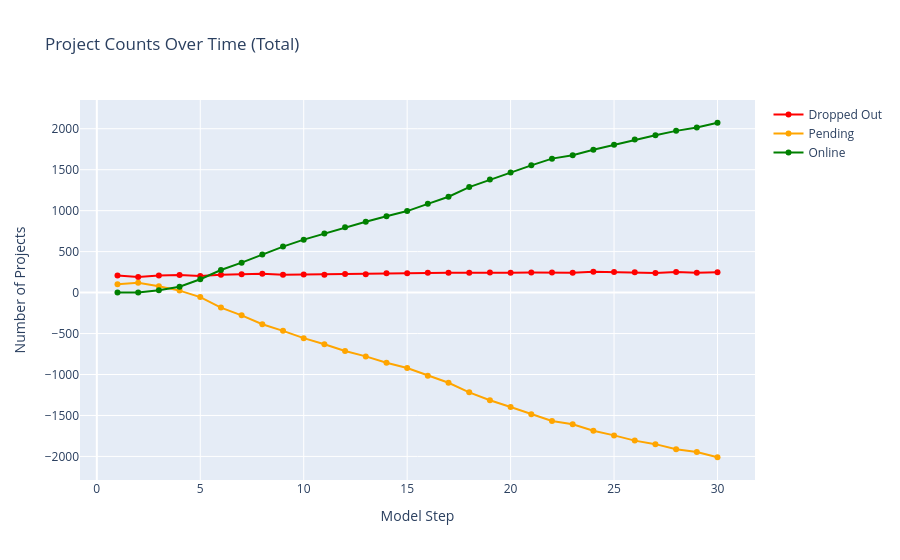
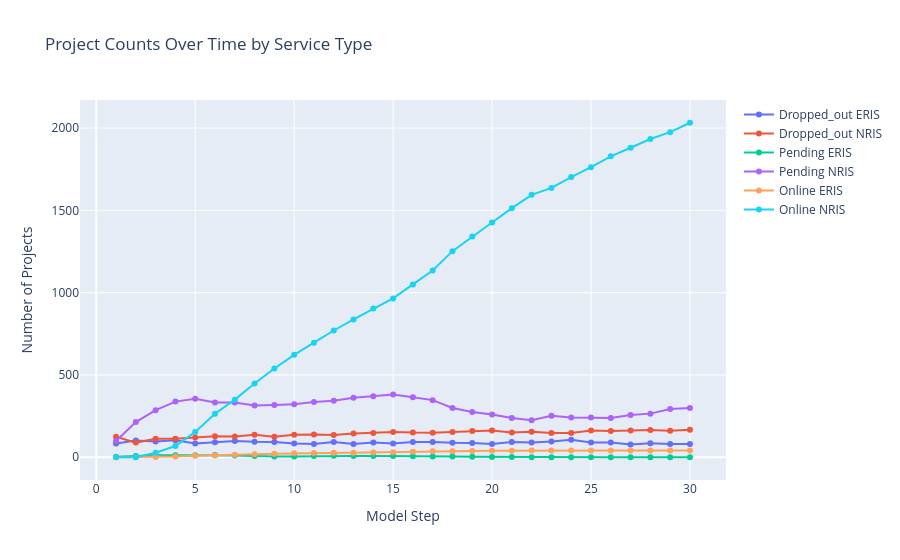
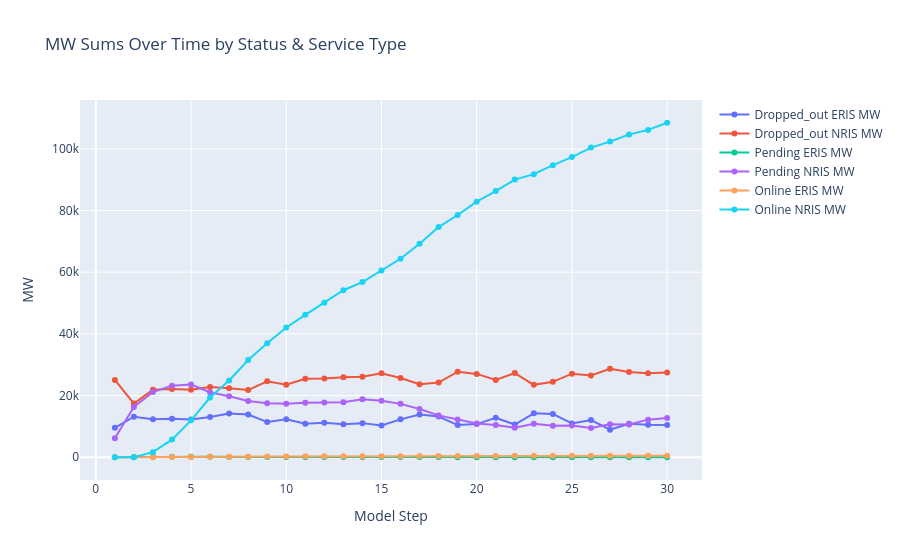
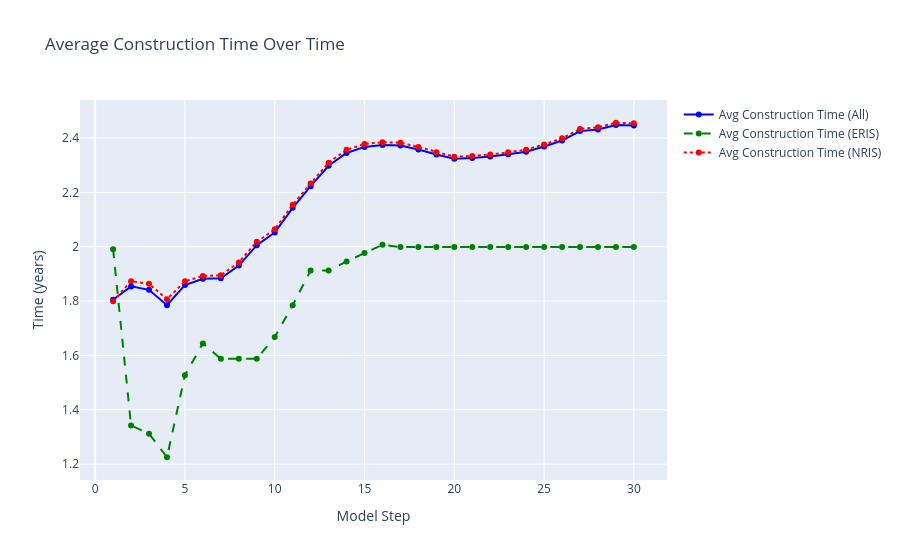

The code cell stored with these charts, in order, in its notebook:
### Markdown cell above
# System Plots

### Code cell
import pandas as pd
import plotly.graph_objects as go

# Load your CSV with model-level summaries
df = pd.read_csv("model_round_summary.csv")
loads = [
    832781, 874976, 923354, 978959, 1031851, 1099623, 1175225, 1248118,
    1279778, 1305481, 1328045, 1352954, 1366152, 1382541, 1397072, 1416841,
    1426536, 1440664, 1454597, 1473297, 1482068
]

# Growth percentages
growth = [
    4.8, 2.9, 5.1, 5.5, 6.0, 5.4, 6.6, 6.9, 6.2, 2.5,
    2.0, 1.7, 1.9, 1.0, 1.2, 1.1, 1.4, 0.7, 1.0, 1.0, 1.3
]

# Years starting from 2026
years = list(range(2026, 2026 + len(loads)))

# Make DataFrame
df_load = pd.DataFrame({
    "RTO": ["PJM RTO"] * len(loads),
    "Year": years,
    "Load": loads,
    "Growth (%)": growth
})

print(df_load)


# -------------------------------
# 1. Counts: dropped_out, pending, online (total)
fig_counts_total = go.Figure()
fig_counts_total.add_trace(go.Scatter(
    x=df['model_step'],
    y=df['dropped_out_count'],
    mode='lines+markers',
    name='Dropped Out',
    line=dict(color='red')
))
fig_counts_total.add_trace(go.Scatter(
    x=df['model_step'],
    y=df['pending_count'],
    mode='lines+markers',
    name='Pending',
    line=dict(color='orange')
))
fig_counts_total.add_trace(go.Scatter(
    x=df['model_step'],
    y=df['online_count'],
    mode='lines+markers',
    name='Online',
    line=dict(color='green')
))
fig_counts_total.update_layout(
    title="Project Counts Over Time (Total)",
    xaxis_title="Model Step",
    yaxis_title="Number of Projects"
)
fig_counts_total.show()

# -------------------------------
# 2. Counts by service type
status_types = ['dropped_out', 'pending', 'online']
service_types = ['eris', 'nris']

fig_counts_service = go.Figure()
for status in status_types:
    for service in service_types:
        col_name = f"{status}_{service}_count"
        fig_counts_service.add_trace(go.Scatter(
            x=df['model_step'],
            y=df[col_name],
            mode='lines+markers',
            name=f"{status.capitalize()} {service.upper()}",
        ))
fig_counts_service.update_layout(
    title="Project Counts Over Time by Service Type",
    xaxis_title="Model Step",
    yaxis_title="Number of Projects"
)
fig_counts_service.show()

# -------------------------------
# 3. MW by status & service type
fig_mw_service = go.Figure()
for status in status_types:
    for service in service_types:
        col_name = f"{status}_{service}_mw"
        fig_mw_service.add_trace(go.Scatter(
            x=df['model_step'],
            y=df[col_name],
            mode='lines+markers',
            name=f"{status.capitalize()} {service.upper()} MW",
        ))
fig_mw_service.update_layout(
    title="MW Sums Over Time by Status & Service Type",
    xaxis_title="Model Step",
    yaxis_title="MW"
)
fig_mw_service.show()

# -------------------------------

# -------------------------------
# 5. Construction Times
fig_construction = go.Figure()
fig_construction.add_trace(go.Scatter(
    x=df['model_step'],
    y=df['avg_construction_time'],
    mode='lines+markers',
    name='Avg Construction Time (All)',
    line=dict(color='blue')
))
fig_construction.add_trace(go.Scatter(
    x=df['model_step'],
    y=df['avg_construction_time_eris'],
    mode='lines+markers',
    name='Avg Construction Time (ERIS)',
    line=dict(color='green', dash='dash')
))
fig_construction.add_trace(go.Scatter(
    x=df['model_step'],
    y=df['avg_construction_time_nris'],
    mode='lines+markers',
    name='Avg Construction Time (NRIS)',
    line=dict(color='red', dash='dot')
))
fig_construction.update_layout(
    title="Average Construction Time Over Time",
    xaxis_title="Model Step",
    yaxis_title="Time (years)"
)
fig_construction.show()

# -------------------------------
# 6. Study Times
fig_study = go.Figure()
fig_study.add_trace(go.Scatter(
    x=df['model_step'],
    y=df['study_time_all'],
    mode='lines+markers',
    name='Avg Study Time (All)',
    line=dict(color='cyan')
))
fig_study.add_trace(go.Scatter(
    x=df['model_step'],
    y=df['study_time_eris'],
    mode='lines+markers',
    name='Avg Study Time (ERIS)',
    line=dict(color='lime', dash='dash')
))
fig_study.add_trace(go.Scatter(
    x=df['model_step'],
    y=df['study_time_nris'],
    mode='lines+markers',
    name='Avg Study Time (NRIS)',
    line=dict(color='magenta', dash='dot')
))
fig_study.update_layout(
    title="Average Study Time Over Time",
    xaxis_title="Model Step",
    yaxis_title="Time (years)"
)
fig_study.show()

# 7. Assigned Costs
fig_assigned_cost = go.Figure()
fig_assigned_cost.add_trace(go.Scatter(
    x=df['model_step'],
    y=df['nu_all_avg'],
    mode='lines+markers',
    name='Avg Assigned Cost (All)',
    line=dict(color='blue')
))
fig_assigned_cost.add_trace(go.Scatter(
    x=df['model_step'],
    y=df['nu_eris_avg'],
    mode='lines+markers',
    name='Avg Assigned Cost (ERIS)',
    line=dict(color='green', dash='dash')
))
fig_assigned_cost.add_trace(go.Scatter(
    x=df['model_step'],
    y=df['nu_nris_avg'],
    mode='lines+markers',
    name='Avg Assigned Cost (NRIS)',
    line=dict(color='red', dash='dot')
))
fig_assigned_cost.update_layout(
    title="Average Assigned Cost Per Round",
    xaxis_title="Model Step",
    yaxis_title="Cost (currency units)",  # adjust as needed
    template="plotly_white"
)
fig_assigned_cost.show()

#Capacity Price

fig_capacity = go.Figure()
fig_capacity.add_trace(go.Scatter(
    x=df['model_step'],
    y=df['capacity_price'],
    mode='lines',
    name='Capacity Price',
    line=dict(color='black')
))

fig_capacity.update_layout(
    title="Capacity Price Over Time",
    xaxis_title="Model Step",
    yaxis_title="$/MW-day",  # adjust as needed
    template="plotly_white"
)
fig_capacity.show()

#SMEC
fig_smec = go.Figure()
fig_smec.add_trace(go.Scatter(
    x=df['model_step'],
    y=df['system_marginal_energy_price'],
    mode='lines+markers',
    name='SMEC',
    line=dict(color='blue')
))

fig_smec.update_layout(
    title="SMEC Over Time",
    xaxis_title="Model Step",
    yaxis_title="$/MWh",  # adjust as needed
    template="plotly_white"
)
fig_smec.show()
import plotly.graph_objects as go

# Assuming installed capacity is sum of online MWs per step
df['installed_capacity'] = df['online_eris_mw'] + df['online_nris_mw']
import plotly.graph_objects as go
import pandas as pd

# Example installed capacity from your df
df['installed_capacity'] = df['online_eris_mw'] + df['online_nris_mw']

# Convert load to GWh
loads_gwh = [x / 1000 for x in loads]

# Years corresponding to the load
years = list(range(2026, 2026 + len(loads_gwh)))

# Make figure
fig_load_capacity = go.Figure()

# Plot installed capacity
fig_load_capacity.add_trace(go.Scatter(
    x=years,
    y=df['installed_capacity'][:len(years)],
    mode='lines+markers',
    name='Installed Capacity (MW)',
    line=dict(color='blue')
))

# Plot load in GWh
fig_load_capacity.add_trace(go.Scatter(
    x=years,
    y=loads_gwh,
    mode='lines+markers',
    name='Load (GWh)',
    line=dict(color='red'),
    yaxis='y2'
))

# Add secondary y-axis
fig_load_capacity.update_layout(
    title="Installed Capacity vs Load (GWh)",
    xaxis_title="Year",
    yaxis=dict(title="Installed Capacity (MW)", side="left"),
    yaxis2=dict(title="Load (GWh)", overlaying='y', side='right'),
    template="plotly_white"
)

fig_load_capacity.show()

### Figure 1 — Plotly figure (JSON) as saved in the notebook; plotly's stock layout.template omitted (floating-point values rounded to 4 significant figures)
{"data": [{"line": {"color": "red"}, "mode": "lines+markers", "name": "Dropped Out", "type": "scatter", "x": [1, 2, 3, 4, 5, 6, 7, 8, 9, 10, 11, 12, 13, 14, 15, 16, 17, 18, 19, 20, 21, 22, 23, 24, 25, 26, 27, 28, 29, 30], "y": [209, 191, 207, 215, 203, 219, 224, 231, 217, 221, 219, 227, 225, 236, 237, 242, 242, 241, 246, 242, 244, 244, 242, 255, 251, 249, 240, 250, 241, 248]}, {"line": {"color": "orange"}, "mode": "lines+markers", "name": "Pending", "type": "scatter", "x": [1, 2, 3, 4, 5, 6, 7, 8, 9, 10, 11, 12, 13, 14, 15, 16, 17, 18, 19, 20, 21, 22, 23, 24, 25, 26, 27, 28, 29, 30], "y": [102, 120, 76, 24, -55, -183, -278, -386, -467, -556, -630, -713, -779, -857, -921, -1014, -1101, -1218, -1314, -1396, -1486, -1568, -1608, -1687, -1743, -1807, -1850, -1913, -1946, -2010]}, {"line": {"color": "green"}, "mode": "lines+markers", "name": "Online", "type": "scatter", "x": [1, 2, 3, 4, 5, 6, 7, 8, 9, 10, 11, 12, 13, 14, 15, 16, 17, 18, 19, 20, 21, 22, 23, 24, 25, 26, 27, 28, 29, 30], "y": [0, 0, 28, 72, 163, 275, 365, 466, 561, 646, 722, 797, 865, 932, 995, 1083, 1170, 1288, 1379, 1465, 1553, 1635, 1677, 1743, 1803, 1869, 1921, 1974, 2016, 2073]}], "layout": {"title": {"text": "Project Counts Over Time (Total)"}, "xaxis": {"title": {"text": "Model Step"}}, "yaxis": {"title": {"text": "Number of Projects"}}}}

### Figure 2 — Plotly figure (JSON) as saved in the notebook; plotly's stock layout.template omitted (floating-point values rounded to 4 significant figures)
{"data": [{"mode": "lines+markers", "name": "Dropped_out ERIS", "type": "scatter", "x": [1, 2, 3, 4, 5, 6, 7, 8, 9, 10, 11, 12, 13, 14, 15, 16, 17, 18, 19, 20, 21, 22, 23, 24, 25, 26, 27, 28, 29, 30], "y": [84, 102, 95, 103, 83, 91, 98, 94, 93, 84, 81, 92, 81, 89, 83, 92, 93, 88, 87, 80, 93, 89, 95, 107, 89, 90, 77, 85, 80, 81]}, {"mode": "lines+markers", "name": "Dropped_out NRIS", "type": "scatter", "x": [1, 2, 3, 4, 5, 6, 7, 8, 9, 10, 11, 12, 13, 14, 15, 16, 17, 18, 19, 20, 21, 22, 23, 24, 25, 26, 27, 28, 29, 30], "y": [125, 89, 112, 112, 120, 128, 126, 137, 124, 137, 138, 135, 144, 147, 154, 150, 149, 153, 159, 162, 151, 155, 147, 148, 162, 159, 163, 165, 161, 167]}, {"mode": "lines+markers", "name": "Pending ERIS", "type": "scatter", "x": [1, 2, 3, 4, 5, 6, 7, 8, 9, 10, 11, 12, 13, 14, 15, 16, 17, 18, 19, 20, 21, 22, 23, 24, 25, 26, 27, 28, 29, 30], "y": [3, 8, 12, 12, 12, 14, 11, 8, 4, 5, 7, 9, 8, 8, 8, 6, 5, 5, 3, 2, 1, 0, 0, 0, 0, 0, 0, 0, 0, 0]}, {"mode": "lines+markers", "name": "Pending NRIS", "type": "scatter", "x": [1, 2, 3, 4, 5, 6, 7, 8, 9, 10, 11, 12, 13, 14, 15, 16, 17, 18, 19, 20, 21, 22, 23, 24, 25, 26, 27, 28, 29, 30], "y": [99, 214, 286, 338, 355, 333, 333, 315, 318, 322, 336, 343, 362, 370, 381, 364, 347, 299, 275, 259, 239, 225, 252, 242, 242, 238, 257, 265, 293, 299]}, {"mode": "lines+markers", "name": "Online ERIS", "type": "scatter", "x": [1, 2, 3, 4, 5, 6, 7, 8, 9, 10, 11, 12, 13, 14, 15, 16, 17, 18, 19, 20, 21, 22, 23, 24, 25, 26, 27, 28, 29, 30], "y": [0, 0, 1, 4, 9, 11, 15, 18, 22, 24, 26, 27, 28, 29, 30, 33, 36, 36, 38, 39, 40, 41, 41, 41, 41, 41, 41, 41, 41, 41]}, {"mode": "lines+markers", "name": "Online NRIS", "type": "scatter", "x": [1, 2, 3, 4, 5, 6, 7, 8, 9, 10, 11, 12, 13, 14, 15, 16, 17, 18, 19, 20, 21, 22, 23, 24, 25, 26, 27, 28, 29, 30], "y": [0, 0, 27, 68, 154, 264, 350, 448, 539, 622, 696, 770, 837, 903, 965, 1050, 1134, 1252, 1341, 1426, 1513, 1594, 1636, 1702, 1762, 1828, 1880, 1933, 1975, 2032]}], "layout": {"title": {"text": "Project Counts Over Time by Service Type"}, "xaxis": {"title": {"text": "Model Step"}}, "yaxis": {"title": {"text": "Number of Projects"}}}}

### Figure 3 — Plotly figure (JSON) as saved in the notebook; plotly's stock layout.template omitted (floating-point values rounded to 4 significant figures)
{"data": [{"mode": "lines+markers", "name": "Dropped_out ERIS MW", "type": "scatter", "x": [1, 2, 3, 4, 5, 6, 7, 8, 9, 10, 11, 12, 13, 14, 15, 16, 17, 18, 19, 20, 21, 22, 23, 24, 25, 26, 27, 28, 29, 30], "y": [9539.0, 13150.0, 12360.0, 12480.0, 12260.0, 13040.0, 14200.0, 13870.0, 11410.0, 12340.0, 10880.0, 11180.0, 10690.0, 11060.0, 10300.0, 12280.0, 13860.0, 13200.0, 10440.0, 10750.0, 12790.0, 10610.0, 14250.0, 14040.0, 10960.0, 12040.0, 8946.0, 10890.0, 10520.0, 10470.0]}, {"mode": "lines+markers", "name": "Dropped_out NRIS MW", "type": "scatter", "x": [1, 2, 3, 4, 5, 6, 7, 8, 9, 10, 11, 12, 13, 14, 15, 16, 17, 18, 19, 20, 21, 22, 23, 24, 25, 26, 27, 28, 29, 30], "y": [25070.0, 17420.0, 21870.0, 22130.0, 21860.0, 22790.0, 22360.0, 21780.0, 24650.0, 23520.0, 25440.0, 25540.0, 25940.0, 26110.0, 27210.0, 25690.0, 23710.0, 24230.0, 27750.0, 27030.0, 25070.0, 27310.0, 23490.0, 24450.0, 27110.0, 26510.0, 28700.0, 27610.0, 27220.0, 27510.0]}, {"mode": "lines+markers", "name": "Pending ERIS MW", "type": "scatter", "x": [1, 2, 3, 4, 5, 6, 7, 8, 9, 10, 11, 12, 13, 14, 15, 16, 17, 18, 19, 20, 21, 22, 23, 24, 25, 26, 27, 28, 29, 30], "y": [39.4, 93.4, 125.8, 123.2, 128.4, 151.4, 121.0, 88.0, 44.0, 55.0, 77.0, 99.0, 88.0, 88.0, 88.0, 66.0, 55.0, 55.0, 33.0, 22.0, 11.0, 0.0, 0.0, 0.0, 0.0, 0.0, 0.0, 0.0, 0.0, 0.0]}, {"mode": "lines+markers", "name": "Pending NRIS MW", "type": "scatter", "x": [1, 2, 3, 4, 5, 6, 7, 8, 9, 10, 11, 12, 13, 14, 15, 16, 17, 18, 19, 20, 21, 22, 23, 24, 25, 26, 27, 28, 29, 30], "y": [6135.0, 16290.0, 21140.0, 23220.0, 23590.0, 21100.0, 19770.0, 18260.0, 17550.0, 17350.0, 17660.0, 17760.0, 17860.0, 18830.0, 18300.0, 17310.0, 15640.0, 13570.0, 12270.0, 10960.0, 10430.0, 9575.0, 10860.0, 10220.0, 10330.0, 9477.0, 10680.0, 10660.0, 12200.0, 12690.0]}, {"mode": "lines+markers", "name": "Online ERIS MW", "type": "scatter", "x": [1, 2, 3, 4, 5, 6, 7, 8, 9, 10, 11, 12, 13, 14, 15, 16, 17, 18, 19, 20, 21, 22, 23, 24, 25, 26, 27, 28, 29, 30], "y": [0.0, 0.0, 20.0, 52.0, 101.8, 122.8, 164.2, 197.2, 241.2, 263.2, 285.2, 296.2, 307.2, 318.2, 329.2, 362.2, 395.2, 395.2, 417.2, 428.2, 439.2, 450.2, 450.2, 450.2, 450.2, 450.2, 450.2, 450.2, 450.2, 450.2]}, {"mode": "lines+markers", "name": "Online NRIS MW", "type": "scatter", "x": [1, 2, 3, 4, 5, 6, 7, 8, 9, 10, 11, 12, 13, 14, 15, 16, 17, 18, 19, 20, 21, 22, 23, 24, 25, 26, 27, 28, 29, 30], "y": [0.0, 0.0, 1656.0, 5723.0, 11960.0, 19350.0, 24900.0, 31550.0, 36980.0, 42070.0, 46180.0, 50100.0, 54150.0, 56790.0, 60580.0, 64370.0, 69240.0, 74650.0, 78550.0, 82870.0, 86310.0, 90030.0, 91800.0, 94730.0, 97340.0, 100400.0, 102400.0, 104700.0, 106200.0, 108500.0]}], "layout": {"title": {"text": "MW Sums Over Time by Status & Service Type"}, "xaxis": {"title": {"text": "Model Step"}}, "yaxis": {"title": {"text": "MW"}}}}

### Figure 4 — Plotly figure (JSON) as saved in the notebook; plotly's stock layout.template omitted (floating-point values rounded to 4 significant figures)
{"data": [{"line": {"color": "blue"}, "mode": "lines+markers", "name": "Avg Construction Time (All)", "type": "scatter", "x": [1, 2, 3, 4, 5, 6, 7, 8, 9, 10, 11, 12, 13, 14, 15, 16, 17, 18, 19, 20, 21, 22, 23, 24, 25, 26, 27, 28, 29, 30], "y": [1.805, 1.854, 1.841, 1.785, 1.859, 1.882, 1.884, 1.93, 2.006, 2.052, 2.143, 2.223, 2.298, 2.345, 2.367, 2.374, 2.372, 2.357, 2.339, 2.324, 2.326, 2.332, 2.34, 2.35, 2.369, 2.391, 2.425, 2.431, 2.448, 2.446]}, {"line": {"color": "green", "dash": "dash"}, "mode": "lines+markers", "name": "Avg Construction Time (ERIS)", "type": "scatter", "x": [1, 2, 3, 4, 5, 6, 7, 8, 9, 10, 11, 12, 13, 14, 15, 16, 17, 18, 19, 20, 21, 22, 23, 24, 25, 26, 27, 28, 29, 30], "y": [1.991, 1.342, 1.312, 1.225, 1.527, 1.644, 1.588, 1.588, 1.588, 1.667, 1.785, 1.913, 1.913, 1.946, 1.977, 2.007, 1.999, 1.999, 1.999, 1.999, 1.999, 1.999, 1.999, 1.999, 1.999, 1.999, 1.999, 1.999, 1.999, 1.999]}, {"line": {"color": "red", "dash": "dot"}, "mode": "lines+markers", "name": "Avg Construction Time (NRIS)", "type": "scatter", "x": [1, 2, 3, 4, 5, 6, 7, 8, 9, 10, 11, 12, 13, 14, 15, 16, 17, 18, 19, 20, 21, 22, 23, 24, 25, 26, 27, 28, 29, 30], "y": [1.799, 1.873, 1.863, 1.807, 1.873, 1.892, 1.895, 1.942, 2.018, 2.064, 2.154, 2.233, 2.309, 2.357, 2.378, 2.384, 2.383, 2.367, 2.348, 2.331, 2.334, 2.339, 2.347, 2.357, 2.376, 2.399, 2.434, 2.439, 2.456, 2.454]}], "layout": {"title": {"text": "Average Construction Time Over Time"}, "xaxis": {"title": {"text": "Model Step"}}, "yaxis": {"title": {"text": "Time (years)"}}}}
